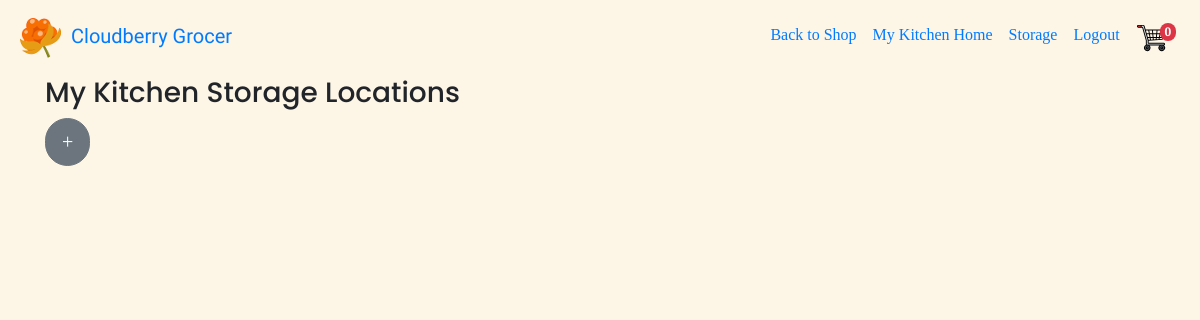
The page /mykitchen/all-storage/13 (signed in) on the database as committed earlier.
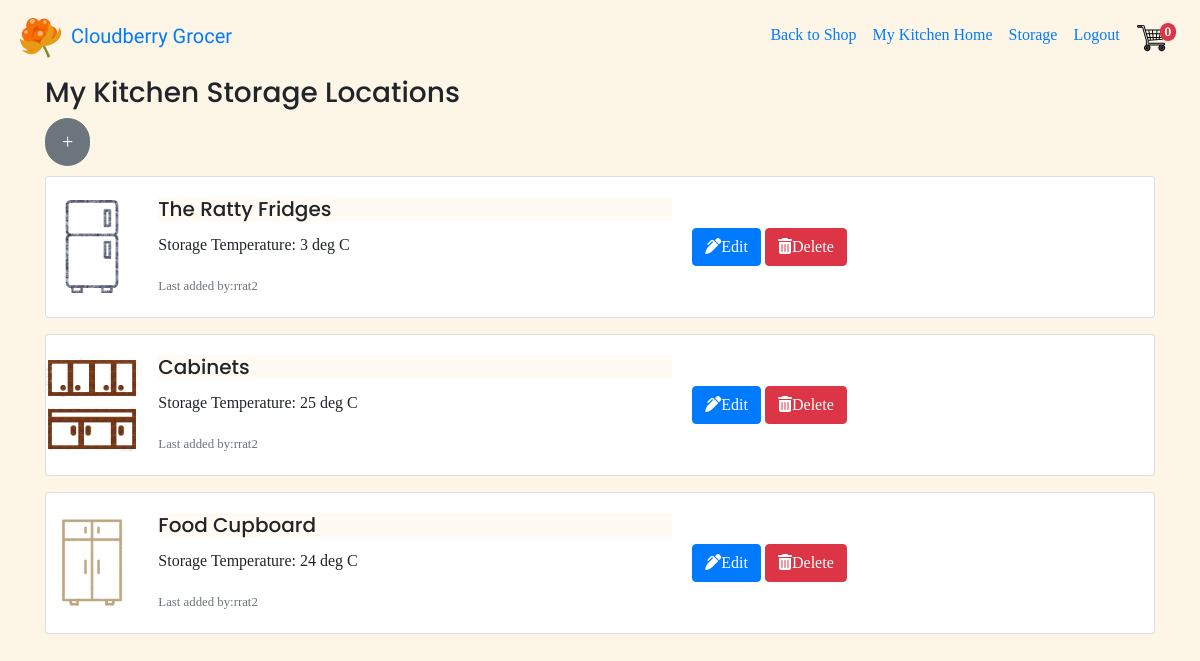
The same page on the database as committed later.
### mykitchen/models.py (models this page shows, shortened)
class StorageLocation(models.Model):
    name = models.CharField(blank=False, max_length=50,
                            help_text="Kitchen Fixtures")
    storage_temperature = models.IntegerField(blank=True,
                                              help_text="deg Celsius")
    household = models.ForeignKey(Household, on_delete=models.CASCADE)
    edited_by = models.ForeignKey(User, blank=False,
                                  on_delete=models.SET(get_sentinel_user))
    STORAGE_TYPE_CHOICES = (
        ('cabinet', 'Cabinet'),
        ('cupboard', 'Cupboard'),
        ('counter-top', 'Counter'),
        ('fridge', 'Refridgerator'),
        ('freezer', 'Freezer'),
        ('pantry', 'Pantry'),
        ('others', 'Others')
    )
    storage_type = models.CharField(blank=False, choices=STORAGE_TYPE_CHOICES,
                                    max_length=11, default="cupboard",
                                    help_text="Storage Location Types")

### mykitchen/views.py (the view)
@login_required
@permission_required(['mykitchen.view_storagelocation',
                      'mykitchen.add_storagelocation'])
def view_storage_location(request, household_id):
    household = Household.objects.get(id=household_id)
    storage = StorageLocation.objects.filter(household=household)
    return render(request, 'mykitchen/view_storage_location.template.html', {
        'storage': storage,
        'household': household
    })

### cart/contexts.py (called while the page is built)
def cart_contents(request):
    cart = request.session.get("shopping_cart", {})
    return {
        'shopping_cart': cart,
        'item_count': len(cart)
}

### mykitchen/templates/mykitchen/view_storage_location.template.html (shortened to what this page needs)
{% extends 'base_kitchen.template.html' %}
{%load static %}
{%block nav%}
    {% if household %}
    <li class="nav-item">
        <a class="nav-link" href="{% url 'view_storage_location' household_id=household.id %}">Storage</a>
      </li>
    {%endif %}
{%endblock%}
{%block content%}
<h3>My Kitchen Storage Locations</h3>
{% if perms.mykitchen.add_storagelocation %}
	<a class="btn btn-secondary btn-lg floating-btn" href="{% url 'add_storage_location' household_id=household.id %}" role="button"
		data-toggle="tooltip" data-placement="bottom" title="Add storage">+</a>
{% endif %}
{%for store in storage%}
<div class="card mb-3">
  <div class="row no-gutters">
    <div class="col col-md-1 align-self-center">
    <a href="{% url 'view_storage_content' household_id=household.id storage_id=store.id %}" class="link" data-toggle="tooltip" data-placement="bottom" title="Look Inside">
      <img src="{% static '/image/' %}{{store.storage_type}}.png" class="card-img" alt="storage-type image">
      </a>
    </div>
    <div class="col col-md-6">
      <div class="card-body">
        <h5 class="card-title">{{store.name}}</h5>
        <p class="card-text">Storage Temperature: {{store.storage_temperature}} deg C</p>
        <p class="card-text"><small class="text-muted">Last added by:{{store.edited_by}}</small></p>
      </div>
    </div>
    <div class="col col-md-5 align-self-center">
    <a href="{% url 'update_storage_location' household_id=household.id storage_id=store.id%}" class="btn btn-primary" role="button"><i class="fas fa-pen-alt"></i>Edit</a>
    <button type="button" class="btn btn-danger" data-toggle="modal" data-target="#deleteModal-{{store.id}}">
     <i class="fas fa-trash-alt"></i>Delete
    </button>
    </div>
  </div>
</div>
{%endfor%}
{%endblock%}

### templates/base_kitchen.template.html (shortened to what this page needs)
{%load static %}
<!doctype html>
<html lang="en">
  <head>
    <link rel="stylesheet" href="https://stackpath.bootstrapcdn.com/bootstrap/4.5.2/css/bootstrap.min.css">
    <link rel="stylesheet" href="//code.jquery.com/ui/1.12.1/themes/pepper-grinder/jquery-ui.css">
    <link rel="stylesheet" href="{% static 'css/styles.css' %}">
  </head>
  <body>
  <nav class="navbar navbar-expand-lg">
  <a class="navbar-brand" href="#">
  <img src="{%static '/image/logo.png' %}"/>
  <span class="logo">Cloudberry Grocer</span>
  </a>
  <div class="collapse navbar-collapse" id="navbarTogglerDemo03">
    <ul class="navbar-nav ml-auto mt-2 mt-lg-0">
      <li class="nav-item active">
        <a class="nav-link" href="{% url 'home_page_route' %}">Back to Shop <span class="sr-only">(current)</span></a>
      </li>
      <li class="nav-item">
        <a class="nav-link" href="{% url 'mykitchen_home_page' %}">My Kitchen Home</a>
      </li>
      {% block nav %}
      {% endblock %}
      <li class="nav-item">
      {% if request.user.is_authenticated %}
      <a class="nav-link" href = "{% url 'account_logout' %}">Logout</a>
      {% else %}
        <a class="nav-link" href="{% url 'account_login' %}">Login</a>
      {% endif %}
      </li>
      <li class="nav-item">
        <a class="nav-link" href="{% url 'view_cart' %}">
        <img src="{% static '/image/shopping-cart.svg' %}"/>
        <span class="badge badge-danger" id="qty-badge">{{item_count}}</span>
        </a>
      </li>
    </ul>
  </div>
</nav>
<div class="container">
    {%block content%}
    {%endblock%}
</div>
  </body>
</html>

### static/css/styles.css (style rules this page uses)
a.link { color: darkslategray; text-decoration: none; }
body { background-color: oldlace; font-family: 'Bitter', serif; }
.floating-btn { border-radius: 25px; margin-bottom: 10px; }
h1,h2,h3,h4,h5,h6 { font-family: 'Poppins', sans-serif; }
h5.card-title { background-color: rgba(255, 250, 240, 0.7); text-shadow: 3px 3px 3px floralwhite; }
.logo { font-family: 'Delius Swash Caps', cursive; }
#qty-badge { border-radius: 9px; vertical-align: top; margin-left: -10px; }

Rows that differ between the two databases and show on the page:
added StorageLocation: storage_type (picture), name "The Ratty Fridges", storage_temperature "3", edited_by "rrat2"
added StorageLocation: storage_type (picture), name "Cabinets", storage_temperature "25", edited_by "rrat2"
added StorageLocation: storage_type (picture), name "Food Cupboard", storage_temperature "24", edited_by "rrat2"
